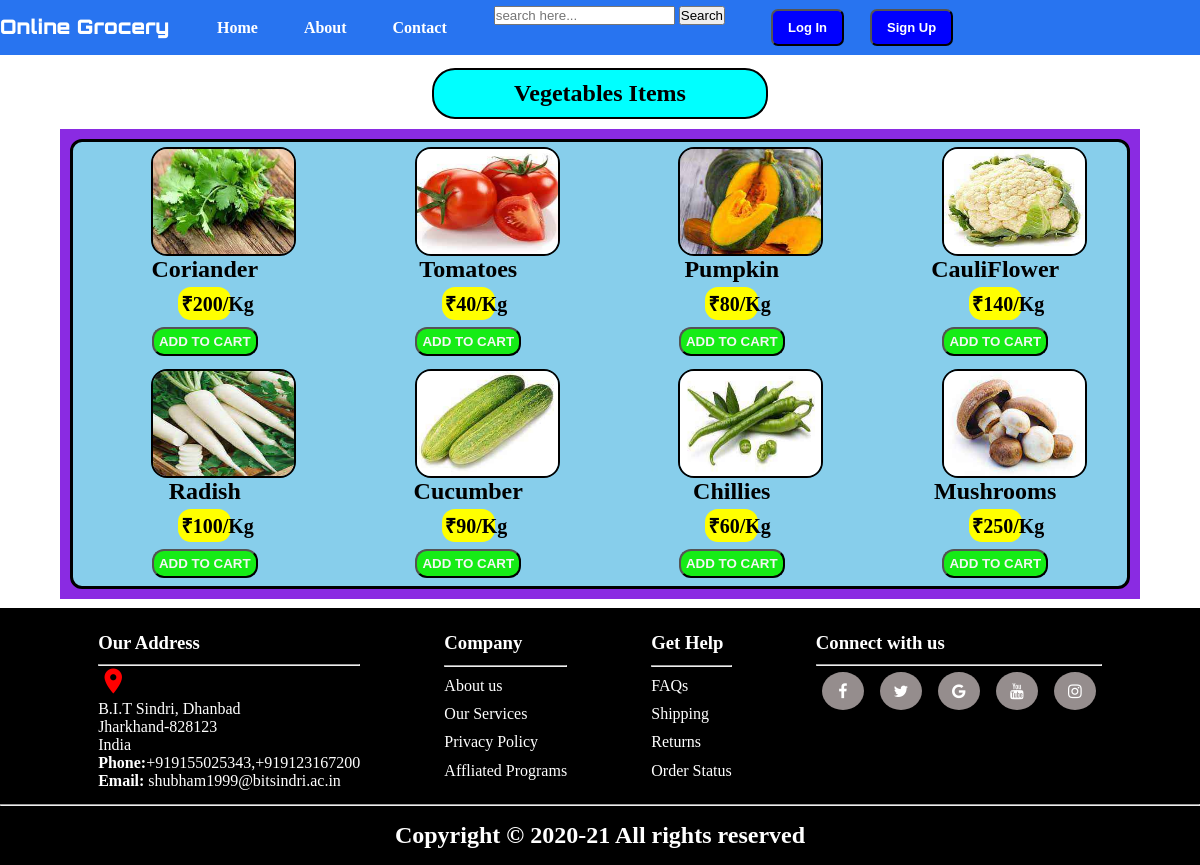
Page /items.php?id=7 on the committed database.
### tables this page shows
CREATE TABLE `category` (
  `cat_id` int(6) NOT NULL,
  `cat_name` varchar(30) NOT NULL,
  `cat_img` varchar(50) NOT NULL
);

CREATE TABLE `items` (
  `item_id` int(11) NOT NULL,
  `item_name` varchar(30) NOT NULL,
  `item_img` varchar(50) NOT NULL,
  `item_price` decimal(10,0) NOT NULL,
  `item_category` int(6) NOT NULL
);

### items.php (the view)
<?php include_once('header.php') ?>
     <container class="categorycontainer">
    <div class="categoryHeading">
        <?php
                    $query = mysqli_query($conn, "SELECT * FROM category WHERE cat_id=".$_GET['id']);
                    while ($row = mysqli_fetch_array($query)){
                      $cat_name = $row['cat_name'];
                    }
                    ?>
            <h2><?php echo $cat_name; ?> Items</h2>
    </div>
    <div class="categoryContent">
         <div class="categoryCommon">
             <?php
                    $query = mysqli_query($conn, "SELECT * FROM items WHERE item_category=".$_GET['id']);
                    while ($row = mysqli_fetch_array($query)){
                      $id = $row['item_id'];
                      $item_img = $row['item_img'];
                      $item_name = $row['item_name'];
                      $item_price = $row['item_price'];
                    ?>
                        <div class="item">
                           <img src="items/<?php echo $item_img; ?>" alt="<?php echo $item_name; ?>">
                           <h2><?php echo $item_name; ?></h2>
                           <p>&#8377;<?php echo $item_price; ?>/Kg</p>
                           <div class="divpr">
                             <span id="divpr<?php echo $id; ?>">
                                <button id="addtocart" class="cart">ADD TO CART</button>
                             </span>
                           </div>
                        </div>
                    <?php } ?>
         </div>
     </div>
 </container>
<?php include_once('footer.php') ?>

### css/style.css (style rules this page uses)
* { margin:0; padding:0; }
.categorycontainer { display:inline-block; }
.categorycontainer .categoryHeading { background-color: aqua; width: 26vw; margin: 10px auto; padding: 10px; border-radius: 23px; text-align: center; border: 2px black solid; }
.categorycontainer .categoryContent { background-color: blueviolet; width: 90vw; margin: 9px 60px; display: flex; flex-direction: column; justify-content: center; }
.categorycontainer .categoryContent .categoryCommon { background-color: skyblue; margin: 10px; height: auto; display: flex; flex-wrap: wrap; justify-content: space-around; border: 3px black solid; border-radius: 12px; }
.categorycontainer .categoryContent .categoryCommon .item { width: 24%; margin: 5px; display: flex; flex-direction: column; justify-content: center; text-align: center; }
.categorycontainer .categoryContent .categoryCommon .item img { width: 141px; height: 105px; margin: 0px 73px; border: 2px black solid; border-radius: 16px; }
.categorycontainer .categoryContent .categoryCommon .item p { background-color: yellow; margin: 4px 100px; padding: 3px; font-size: 20px; font-weight: bold; border-radius: 13px; }
.item #addtocart { margin: 3px 43px; padding: 5px; border-radius: 12px; background-color: rgb(22, 236, 22); color:whitesmoke; font-weight: bolder; }

### rows in the picture
category: cat_name "Vegetables"
items: item_img (picture), item_name "Coriander", item_price "200"
items: item_img (picture), item_name "Tomatoes", item_price "40"
items: item_img (picture), item_name "Pumpkin", item_price "80"
items: item_img (picture), item_name "CauliFlower", item_price "140"
items: item_img (picture), item_name "Radish", item_price "100"
items: item_img (picture), item_name "Cucumber", item_price "90"
items: item_img (picture), item_name "Chillies", item_price "60"
items: item_img (picture), item_name "Mushrooms", item_price "250"
